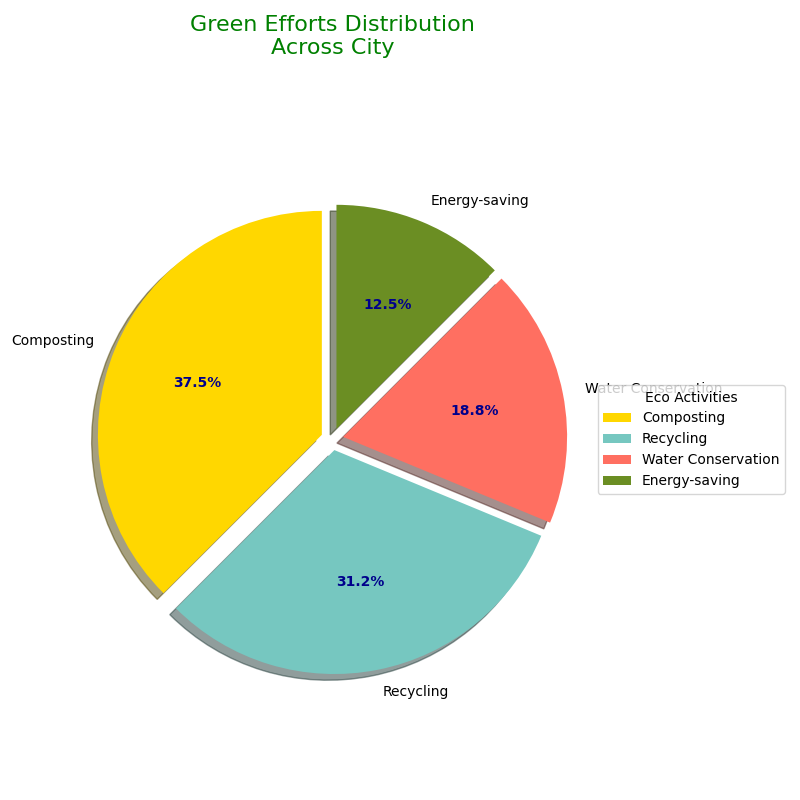

The script that drew this image:
import matplotlib.pyplot as plt

practices = ['Composting', 'Recycling', 'Water Conservation', 'Energy-saving']
percentages = [30, 25, 15, 10]
colors = ['#FFD700', '#76C7C0', '#FF6F61', '#6B8E23']

fig, ax = plt.subplots(figsize=(8, 8))
wedges, texts, autotexts = ax.pie(
    percentages,
    colors=colors,
    startangle=90,
    labels=practices,
    autopct='%1.1f%%',
    shadow=True,
    explode=(0.05, 0.05, 0.05, 0.05)
)

ax.axis('equal')

plt.title('Green Efforts Distribution\nAcross City', size=16, color='green', loc='center', pad=30)
plt.legend(wedges, practices, title='Eco Activities', loc='center left', bbox_to_anchor=(1, 0, 0.5, 1))

for autotext in autotexts:
    autotext.set_color('darkblue')
    autotext.set_weight('bold')

plt.tight_layout()

plt.show()
